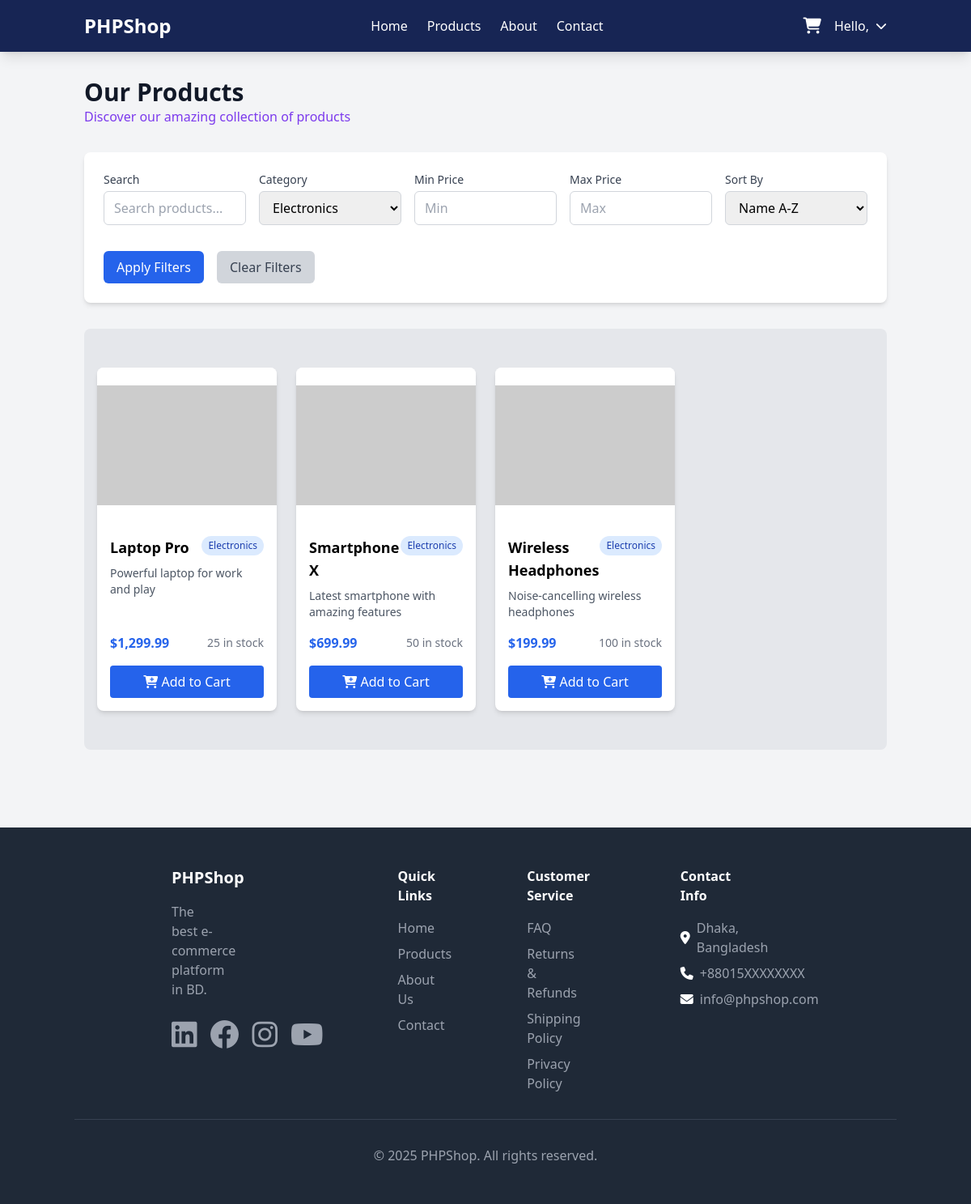
Page /products.php?category=1 (signed in) on the committed database.
### tables this page shows
CREATE TABLE products (
    id INT AUTO_INCREMENT PRIMARY KEY,
    name VARCHAR(200) NOT NULL,
    description TEXT,
    price DECIMAL(10,2) NOT NULL,
    image_url VARCHAR(255),
    category_id INT,
    stock_quantity INT NOT NULL DEFAULT 0,
    created_at DATETIME DEFAULT CURRENT_TIMESTAMP,
    FOREIGN KEY (category_id) REFERENCES categories(id)
);

CREATE TABLE categories (
    id INT AUTO_INCREMENT PRIMARY KEY,
    name VARCHAR(100) NOT NULL,
    description TEXT,
    created_at DATETIME DEFAULT CURRENT_TIMESTAMP
);

### includes/functions.php (called while the page is built, shortened)
<?php
function format_price($price) {
    return '$' . number_format($price, 2);
}
?>

### products.php (the view, shortened to what this page needs)
<?php
require_once 'includes/config.php';
require_once 'includes/header.php';
$search = isset($_GET['search']) ? $_GET['search'] : '';
$category_id = isset($_GET['category']) ? $_GET['category'] : '';
$min_price = isset($_GET['min_price']) ? $_GET['min_price'] : '';
$max_price = isset($_GET['max_price']) ? $_GET['max_price'] : '';
$sort = isset($_GET['sort']) ? $_GET['sort'] : 'name';
$sql = "SELECT p.*, c.name as category_name
        FROM products p
        LEFT JOIN categories c ON p.category_id = c.id";
$filter_conditions = [];
$params = [];
$types = "";
$filter_conditions[] = "p.stock_quantity > 0";
if (!empty($category_id) && is_numeric($category_id)) {
    $filter_conditions[] = "p.category_id = ?";
    $params[] = $category_id;
    $types .= "i";
}
if (!empty($filter_conditions)) {
    $sql .= " WHERE " . implode(" AND ", $filter_conditions);
}
$sort_options = [
    'name' => 'p.name ASC',
    'name_desc' => 'p.name DESC',
    'price' => 'p.price ASC',
    'price_desc' => 'p.price DESC',
    'newest' => 'p.created_at DESC'
];
$sql .= " ORDER BY " . ($sort_options[$sort] ?? 'p.name ASC');
$stmt = $mysqli->prepare($sql);
if ($types) {
    $stmt->bind_param($types, ...$params);
}
$stmt->execute();
$result = $stmt->get_result();
$products = $result->fetch_all(MYSQLI_ASSOC);
$categories = [];
$cat_result = $mysqli->query("SELECT * FROM categories ORDER BY name");
if ($cat_result) {
    $categories = $cat_result->fetch_all(MYSQLI_ASSOC);
}
?>
<div class="mb-8">
    <h1 class="text-3xl font-bold text-gray-900">Our Products</h1>
    <p class="text-violet-600">Discover our amazing collection of products</p>
</div>
<div class="bg-white p-6 rounded-lg shadow-md mb-8">
    <form method="GET" class="grid grid-cols-1 md:grid-cols-5 gap-4">
        <div>
            <label class="block text-sm font-medium text-gray-700 mb-1">Search</label>
            <input type="text" name="search" value="<?php echo htmlspecialchars($search); ?>"
                   placeholder="Search products..."
                   class="w-full px-3 py-2 border border-gray-300 rounded-md focus:outline-none focus:ring-blue-500 focus:border-blue-500">
        </div>
        <div>
            <label class="block text-sm font-medium text-gray-700 mb-1">Category</label>
            <select name="category" class="w-full px-3 py-2 border border-gray-300 rounded-md focus:outline-none focus:ring-blue-500 focus:border-blue-500">
                <?php foreach($categories as $category): ?>
                    <option value="<?php echo $category['id']; ?>" <?php echo ($category_id == $category['id']) ? 'selected' : ''; ?>>
                        <?php echo htmlspecialchars($category['name']); ?>
                    </option>
                <?php endforeach; ?>
            </select>
        </div>
        <div>
            <label class="block text-sm font-medium text-gray-700 mb-1">Min Price</label>
            <input type="number" name="min_price" value="<?php echo htmlspecialchars($min_price); ?>"
                   placeholder="Min" min="0" step="0.01"
                   class="w-full px-3 py-2 border border-gray-300 rounded-md focus:outline-none focus:ring-blue-500 focus:border-blue-500">
        </div>
        <div>
            <label class="block text-sm font-medium text-gray-700 mb-1">Max Price</label>
            <input type="number" name="max_price" value="<?php echo htmlspecialchars($max_price); ?>"
                   placeholder="Max" min="0" step="0.01"
                   class="w-full px-3 py-2 border border-gray-300 rounded-md focus:outline-none focus:ring-blue-500 focus:border-blue-500">
        </div>
        <div>
            <label class="block text-sm font-medium text-gray-700 mb-1">Sort By</label>
            <select name="sort" class="w-full px-3 py-2 border border-gray-300 rounded-md focus:outline-none focus:ring-blue-500 focus:border-blue-500">
                <option value="name" <?php echo ($sort == 'name') ? 'selected' : ''; ?>>Name A-Z</option>
            </select>
        </div>
        <div class="md:col-span-5 flex space-x-4 pt-4">
            <button type="submit" class="bg-blue-600 text-white px-4 py-2 rounded-md hover:bg-blue-700 transition">
                Apply Filters
            </button>
            <a href="products.php" class="bg-gray-300 text-gray-700 px-4 py-2 rounded-md hover:bg-gray-400 transition">
                Clear Filters
            </a>
        </div>
    </form>
</div>
<div class="bg-gray-200 py-12 mb-16 rounded-lg">
    <div class="container mx-auto px-4">
        <div class="grid grid-cols-1 sm:grid-cols-2 md:grid-cols-3 lg:grid-cols-4 gap-6">
            <?php if(count($products) > 0): ?>
                <?php foreach($products as $product): ?>
                    <a href="product.php?id=<?php echo $product['id']; ?>" class="block">
                        <div class="bg-white rounded-lg shadow-md overflow-hidden hover:shadow-lg transition-transform duration-300 transform hover:scale-105 flex flex-col h-full">
                            <div class="h-48 flex items-center justify-center bg-white">
                                <img src="<?php echo $product['image_url'] ?: 'https://via.placeholder.com/300x200'; ?>"
                                     alt="<?php echo htmlspecialchars($product['name']); ?>"
                                     class="max-h-full max-w-full object-contain">
                            </div>
                            <div class="p-4 flex-grow flex flex-col justify-between">
                                <div>
                                    <div class="flex justify-between items-start mb-2">
                                        <h3 class="font-semibold text-lg"><?php echo htmlspecialchars($product['name']); ?></h3>
                                        <span class="bg-blue-100 text-blue-800 text-xs px-2 py-1 rounded-full">
                                            <?php echo htmlspecialchars($product['category_name'] ?? 'Uncategorized'); ?>
                                        </span>
                                    </div>
                                    <p class="text-gray-600 text-sm mb-4 line-clamp-2"><?php echo htmlspecialchars($product['description']); ?></p>
                                </div>
                                <div>
                                    <div class="flex justify-between items-center mb-4">
                                        <span class="text-blue-600 font-bold"><?php echo format_price($product['price']); ?></span>
                                        <span class="text-sm text-gray-500"><?php echo $product['stock_quantity']; ?> in stock</span>
                                    </div>
                                    <?php if($product['stock_quantity'] > 0): ?>
                                        <form action="add_to_cart.php" method="post" onclick="event.stopPropagation();" class="mt-auto">
                                            <button type="submit" class="w-full bg-blue-600 text-white py-2 px-3 rounded hover:bg-blue-700 transition">
                                                <i class="fas fa-cart-plus"></i> Add to Cart
                                            </button>
                                        </form>
                                    <?php endif; ?>
                                </div>
                            </div>
                        </div>
                    </a>
                <?php endforeach; ?>
            <?php endif; ?>
        </div>
    </div>
</div>
<?php
require_once 'includes/footer.php';
?>

### includes/header.php (style rules this page uses)
.line-clamp-2 { display: -webkit-box; -webkit-line-clamp: 2; -webkit-box-orient: vertical; overflow: hidden; }

### rows in the picture
products: name "Laptop Pro", category.name "Electronics", description "Powerful laptop for work and play", price "$1,299.99", stock_quantity "25"
products: name "Smartphone X", category.name "Electronics", description "Latest smartphone with amazing features", price "$699.99", stock_quantity "50"
products: name "Wireless Headphones", category.name "Electronics", description "Noise-cancelling wireless headphones", price "$199.99", stock_quantity "100"

### other values in the picture
form field category "Electronics"
